Frame 1 (no input): blank canvas, image omitted
Frame 60 (no input): blank canvas, image omitted
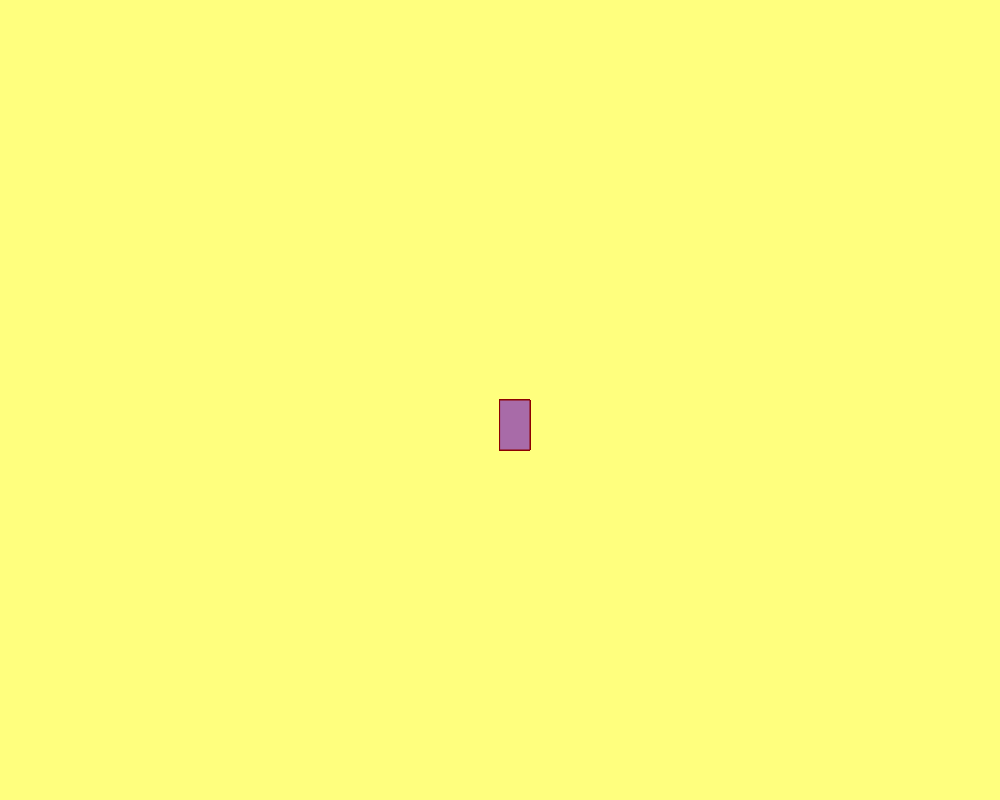
Frame 120 (the mouse pressed at the canvas centre since frame 60)

The p5.js sketch whose frames 1 and 60 were blank and that drew this single picture after the mouse press (run headless with seeded random() and noise() and a simulated clock; from frame 60 on, the mouse is pressed at the canvas centre):

// p5.js sketch
// ── sketch.js
function setup() {
  createCanvas(1000, 800);
  background("rgb(255,255,126)");
}

function draw() {
  
  fill("rgb(168,107,168)");
  stroke("darkred");
  if (mouseIsPressed)
rect(mouseX, mouseY,30,50);
  
}
